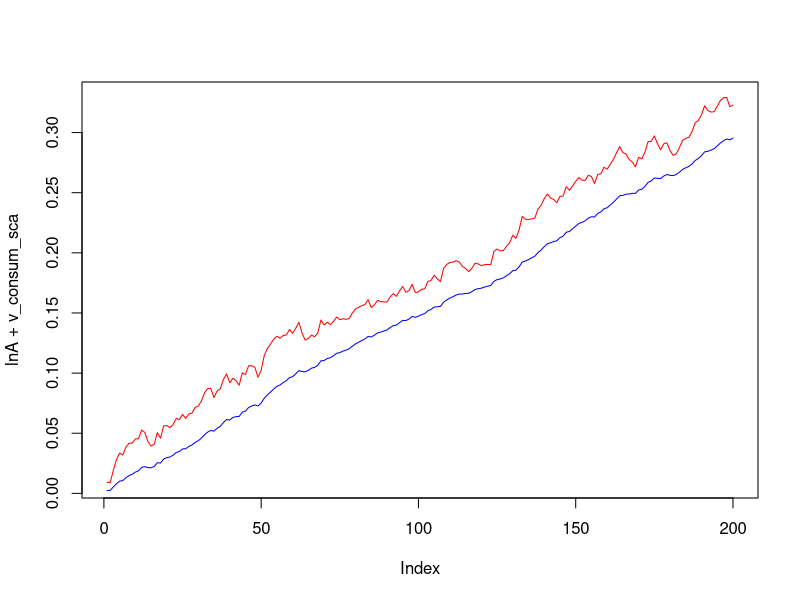
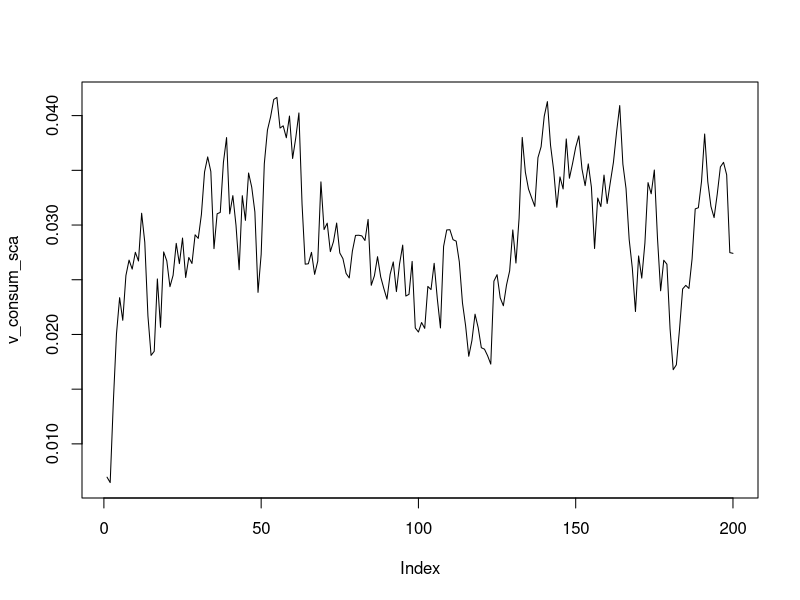
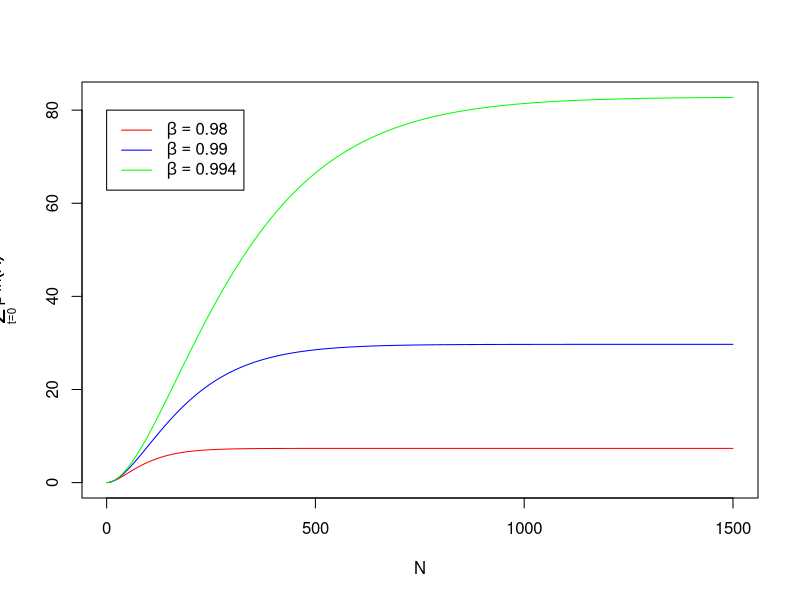

Reproduce these figures in R, in order.
## ---- chunk 1
N = 200
growth.rate = rnorm(n=N, mean=0.0015, sd=0.001)

consum_sca_ini  = 0
consum_sca = consum_sca_ini
rho_c = 0.85

v_consum_sca = rep(0, N)

for (i in 1:N){
  consum_sca =  rho_c*consum_sca + 3*growth.rate[i]
  v_consum_sca[i] =  consum_sca
}

lnA = cumsum(growth.rate)

plot(lnA+v_consum_sca, type="l", col=c("red"))
lines(lnA, type="l", col=c("blue"))
plot(v_consum_sca, type="l")

## ---- chunk 2
library(ggplot2)
beta = 0.999
betas = c(0.98,0.99,0.994)
mua = 0.003
T = 1500
vlnA = cumsum(rep(mua,T)) #assumes first ln(A) equal to zero

seriesvalue = vector()
for(i in 1:length(betas)){
  beta = betas[i]
  vbeta = cumprod(rep(beta,T))
  seriesvalue = rbind(seriesvalue , cumsum(vbeta*vlnA))
}

tsseries = as.ts(t(seriesvalue))

plot(tsseries, plot.type="single", col=c('red', 'blue', 'green'), ylab=expression(sum(beta^t * ln(A), t==0,N)), xlab="N")

#par(omd = c(.15, .85, .15, .85))

par(mgp = c(0, 2, 0), cex.lab=0.9)
legend(0,80, c(expression(beta==0.98),expression(beta==0.99),expression(beta==0.994)), col=c('red', 'blue', 'green'), lty=1)

